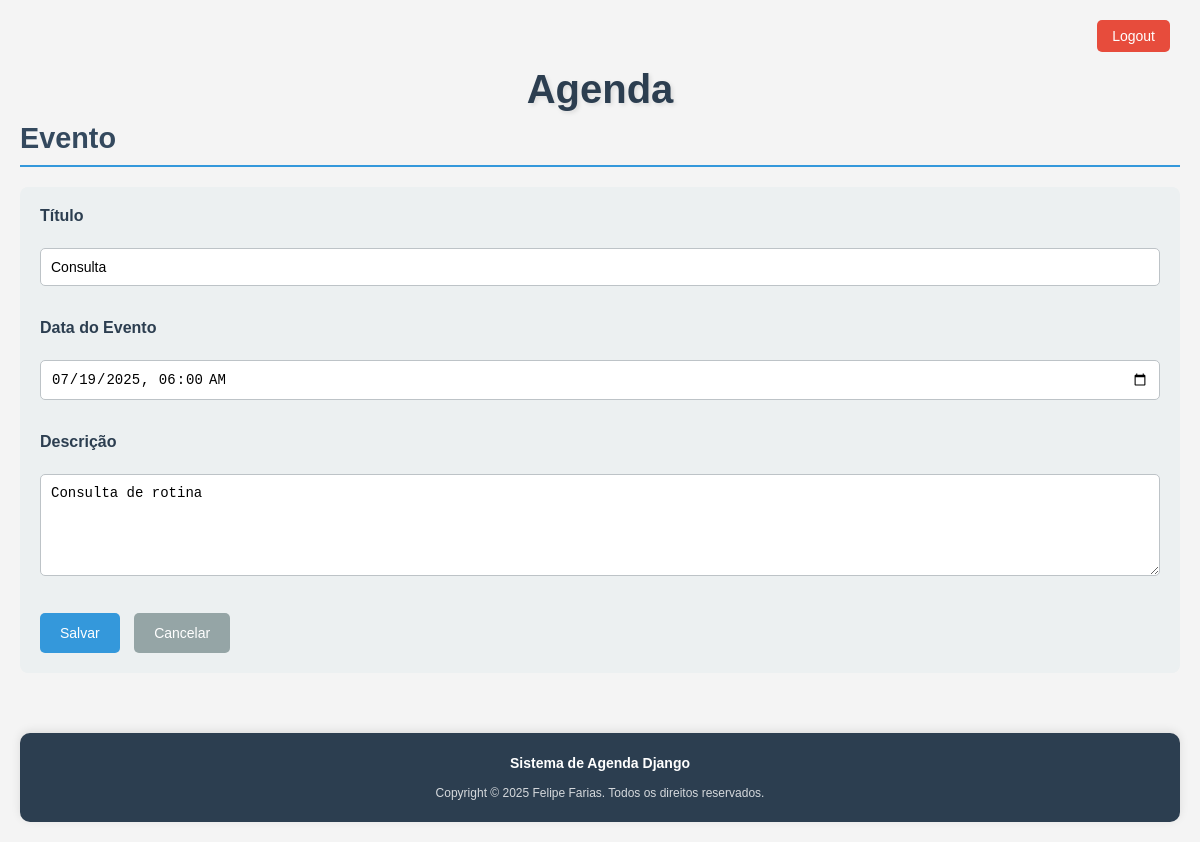
/agenda/evento/?id=2 (signed in), run on an earlier commit of the app's database.
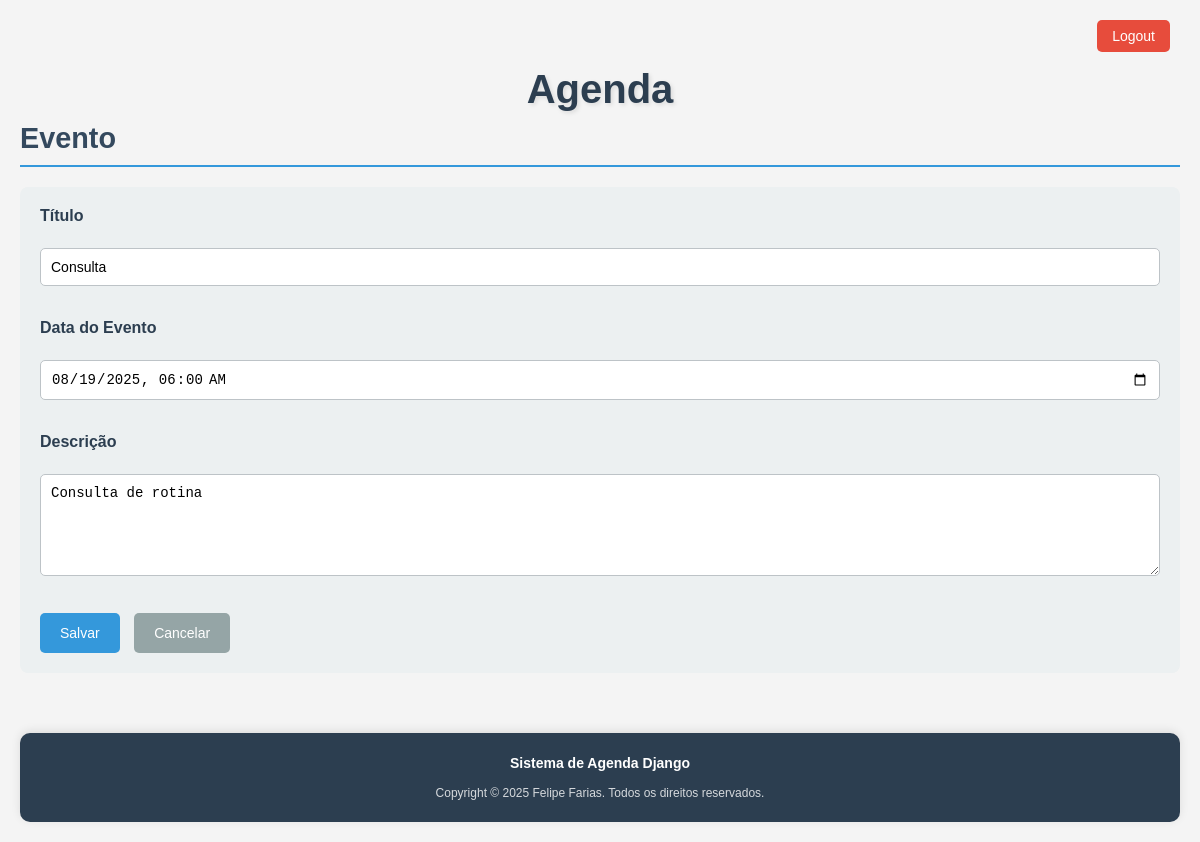
And on a later commit of the database.
### core/models.py (models this page shows, shortened)
class Evento(models.Model):
    titulo = models.CharField(max_length = 100)
    descricao = models.TextField(blank = True, null = True)
    data_evento = models.DateTimeField(verbose_name='Data do Evento')
    data_criacao = models.DateTimeField(auto_now=True, verbose_name='Data da Criação')
    usuario = models.ForeignKey(User, on_delete=models.CASCADE)
    class Meta:
        db_table = 'evento'
    def get_data_input_evento(self):
        return self.data_evento.strftime('%Y-%m-%dT%H:%M')

### core/views.py (the view)
# urls.py: path('agenda/evento/', views.evento),
@login_required(login_url="/login/")
def evento(request):
    id_evento = request.GET.get("id")
    dados = {}
    if id_evento:
        dados["evento"] = Evento.objects.get(id=id_evento)
    return render(request, "evento.html", dados)

### templates/evento.html (shortened to what this page needs)
{% extends 'models/model-page.html' %}
{% block content %}
  <h2>Evento</h2>
  <form action="submit" method="POST"> {% csrf_token %}
    <label for="">Título</label>
    <br />
    <input type="text" name="titulo" size="24" value="{{ evento.titulo }}" />
    <br /><br />
    <label for="">Data do Evento</label>
    <br />
    <input type="datetime-local" name="data_evento" value="{{ evento.get_data_input_evento }}" />
    <br /><br />
    <label for="">Descrição</label>
    <br />
    <textarea name="descricao" rows="5" cols="24">{{ evento.descricao }}</textarea>
    <br /><br />
    <button type="submit">Salvar</button>
    <a href="/"><button type="button">Cancelar</button></a>
  </form>
{% endblock %}

What changed in the data, as far as the page shows it:
changed Evento "Consulta": data_evento "07/19/2025 06:00" → "08/19/2025 06:00"
